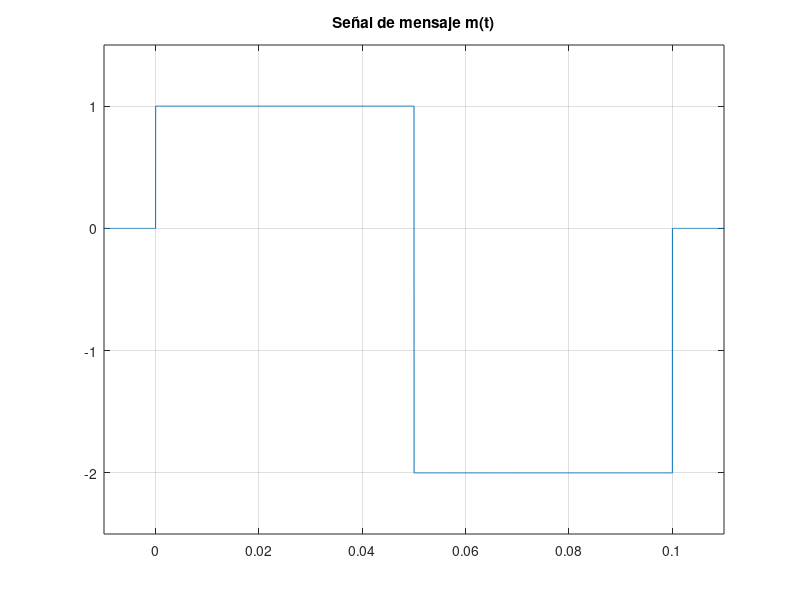
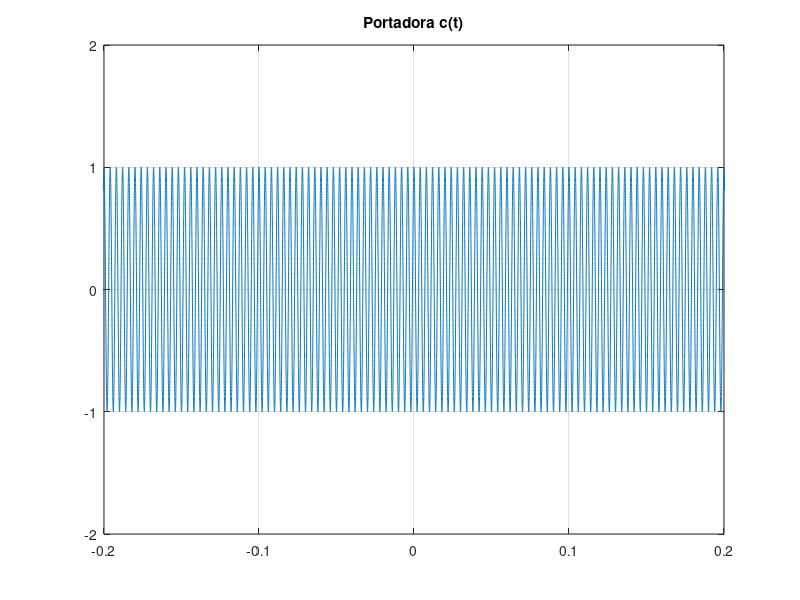
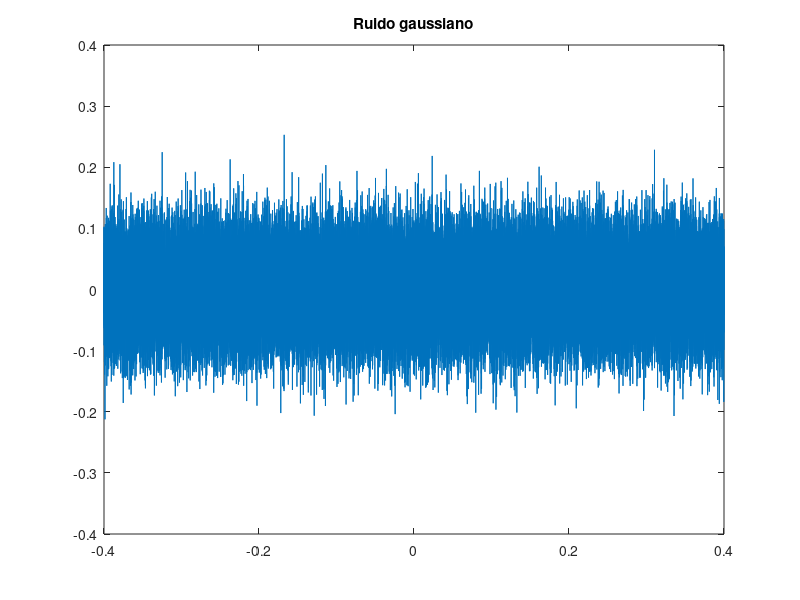
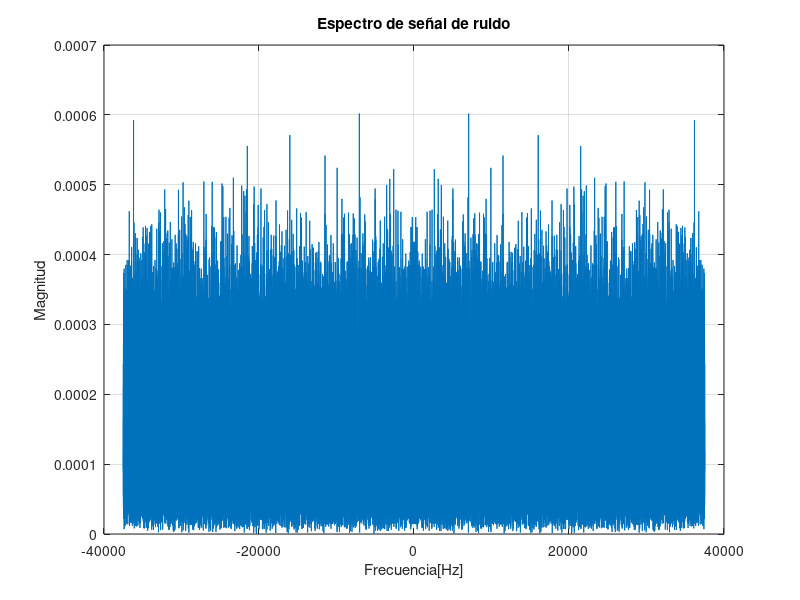

Recreate these plots in MATLAB, in order.
clear all
close all

to=.15;
fm=75000;
tm=1/fm;
t=-.4:tm:.4;
n=100000;

%señal modulada
m=(1).*(t>=0 & t<=0.05) + (-2).*(t>0.05 & t<=.1);
figure(1)
plot(t,m)
title('Señal de mensaje m(t)')
axis([-0.01 .11 -2.5 1.5])
grid

%portadora
c=cos(500*pi*t);
figure(2)
plot(t,c)
title('Portadora c(t)')
grid
axis([-0.2 0.2 -2 2])


%MODULACIÓN SINGLE SIDE BAND
%Transformada de Hilbert
mh=imag(hilbert(m));
ssb=m.*c+mh.*sin(500*pi*t)
ssb2=m.*c-mh.*sin(500*pi*t);


%Ruido Gaussiano
long_m=length(m);
Py=var(ssb);
SNR=20;
snr=10^(SNR/10);
Pn=Py/snr;
sigma_n=sqrt(Pn);
N=sigma_n*randn(1,long_m);


%Grafica de señal de ruido
figure(3);
plot (t,N);
title('Ruido gaussiano')
Pnsim=var(m);

%Espectro de ruido
n_ruido=fftshift(fft(N,n))*tm;
f=linspace(-fm/2, fm/2, n);
figure(4);
plot(f, abs(n_ruido));
%axis([-0.000001 0.000001 0 0.0016])
xlabel('Frecuencia[Hz]');
ylabel('Magnitud');
title('Espectro de señal de ruido');
grid

%Transformada de hilbert
figure(5)
plot(t,mh)
title('Transformada de Hilbert mh(t)')
axis([-0.2 .3 -6.5 9.5])
grid

%Grafica de señal modulada en SSB
figure(6)
plot(t,ssb)
title('Señal moduladada s(t) en SSB')
axis([-0.2 .2 -5 5])
grid

%Espectro de magnitud y fase de señal m(t)
T=to;
w0=2*pi/T;  %frecuencia fundamental
Cn1=0;
n0=-20:20;  %Se calculan y grafican solo 41 coeficientes
k=0;
for tt=t
    k=k+1;
    Cn1=Cn1 + 1/T*m(k)*exp(-j*n0*w0*tt)*tm;
end
figure(7)
subplot(211)
stem(n0*w0, abs(Cn1))
axis([-1000 1000 0 0.9])
title('Espectro de Magnitud de m(t)')
grid
subplot(212)
stem(n0*w0,angle(Cn1))
axis([-1000 1000 -4 4])
title('Espectro de Fase de m(t)')
grid



%Espectro y fase de señal mh(t)
T=to;
w0=2*pi/T;  %frecuencia fundamental
Cn2=0;
n0=-20:20;  %Se calculan y grafican solo 41 coeficientes
k=0;
for tt=t
    k=k+1;
    Cn2=Cn2 + 1/T*mh(k)*exp(-j*n0*w0*tt)*tm;
end
figure(8)
subplot(211)
stem(n0*w0, abs(Cn2))
axis([-1000 1000 0 0.9])
title('Espectro de Magnitud de mh(t)')
grid
subplot(212)
stem(n0*w0,angle(Cn2))
axis([-1000 1000 -4 4])
title('Espectro de Fase de mh(t)')
grid

%Transformada de Hilbert con ruido Gaussiano
mh_r= mh + N
ssb_r= ssb + N
ssb2_r= ssb2 + N

%Espectro y fase de señal s(t) LSB con ruido 
T=to;
w0=2*pi/T;  %frecuencia fundamental
Cn3=0;
n0=-20:20;  %Se calculan y grafican solo 41 coeficientes
k=0;
for tt=t
    k=k+1;
    Cn3=Cn3 + 1/T*ssb_r(k)*exp(-j*n0*w0*tt)*tm;
end
figure(9)
subplot(211)
stem(n0*w0, abs(Cn3))
axis([-1000 1000 0 0.035])
title('Espectro de Magnitud de s(t) LSB con ruido')
grid
subplot(212)
stem(n0*w0,angle(Cn3))
axis([-1000 1000 -4 4])
title('Espectro de Fase de s(t) LSB con ruido')
grid



%Espectro y fase de señal s(t) USB
T=to;
w0=2*pi/T;  %frecuencia fundamental
Cn4=0;
n0=-20:20;  %Se calculan y grafican solo 41 coeficientes
k=0;
for tt=t
    k=k+1;
    Cn4=Cn4 + 1/T*ssb2_r(k)*exp(-j*n0*w0*tt)*tm;
end
figure(10)
subplot(211)
stem(n0*w0, abs(Cn4))
axis([-900 900 0 0.008])
title('Espectro de Magnitud de s(t) USB con ruido')
grid
subplot(212)
stem(n0*w0,angle(Cn4))
axis([-1000 1000 -5 5])
title('Espectro de Fase de s(t) USB con ruido')
grid

%Filtrado pasabanda en la entrada del receptor
%Filtro pasa bandas
th=-0.2:tm:0.2;
W=300*pi;
wc=500*pi;
w=linspace(-fm/2, fm/2,n)*2*pi;


%Grafica de filtro pasabanda
h1=2*W/pi*sinc(W*th/pi).*cos(wc*th);
figure(11)
subplot(211)
plot(th,h1,'m')
axis([-0.03 0.03 -340 1.1*max(abs(h1))])
title('Filtro pasabanda')

%Espectro de filtro pasabandas
H1=fftshift(fft(h1,n))*tm;
subplot(212)
plot(w/(2*pi),abs(H1),'m')
axis([-600 600 0 1.1*max(abs(H1))])
title('Espectro de Filtro pasabanda')
grid

%Convolucion de la señal con ruido y el filtro pasabanda
ssb_sn=conv(ssb_r,h1,'same')*tm;

%demodulacion de la señal s(t)
r=ssb_sn.*c;
figure(12)
plot(t,r)
title('r(t)=s(t)*c(t)')
axis([-0.1 0.25 -3 2.5])
grid

%Espectro de la demodulacion
n=100000;
R=fftshift(fft(r,n))*tm;
f=linspace(-fm/2, fm/2,n);
figure(13)
plot(f,abs(R))
axis([-750 750 0 1.1*max(abs(R))])
title('Espectro de magnitud de r(t)')
grid

%Filtro pasabajas
%h=200*sinc(200*t);
h=(200*pi)*sinc(200*pi*t);
figure(14)
plot(t,h,'m')
axis([-0.15 0.15 -120 650])
title('Filtro h(t)')
grid

%Espectro del filtro
H=fftshift(fft(h,n))*tm;
figure(15)
plot(f,abs(H),'m')
axis([-450 450 0 1.2])
title('Espectro de magnitud H')
grid

%Grafica de señal recuperada
m_rec=conv(r,h, 'same')*tm;
figure(16)
plot(t,2*m_rec,'r')
title('Señal recuperada')
axis([-0.01 .11 -2.5 1.5])
grid

%Espectro de señal recuperada
M_rec=fftshift(fft(m_rec,n))*tm;
M=fftshift(fft(m,n))*tm;
figure(17)
plot(f,abs(M_rec),'r')
axis([-800 800 0 .12])
title('Espectro de magnitud H')
grid


%Grafica de señal recuperada
figure(18)
plot(t,2*m_rec,'r')
hold on
plot(t,m,'b');
title('Comparacion de Señales recuperada y Original')
legend('Señal recuperada', 'Señal original ')
axis([-0.01 .11 -2.5 1.5])
grid

%Espectro de señal recuperada
figure(19)
plot(f,abs(M_rec),'r')
hold on
plot(f,abs(M),'b')
axis([-800 800 0 .12])
title('Comparacion de Espectro de señales recuperada y original')
legend('Señal recuperada', 'Señal original ')
grid